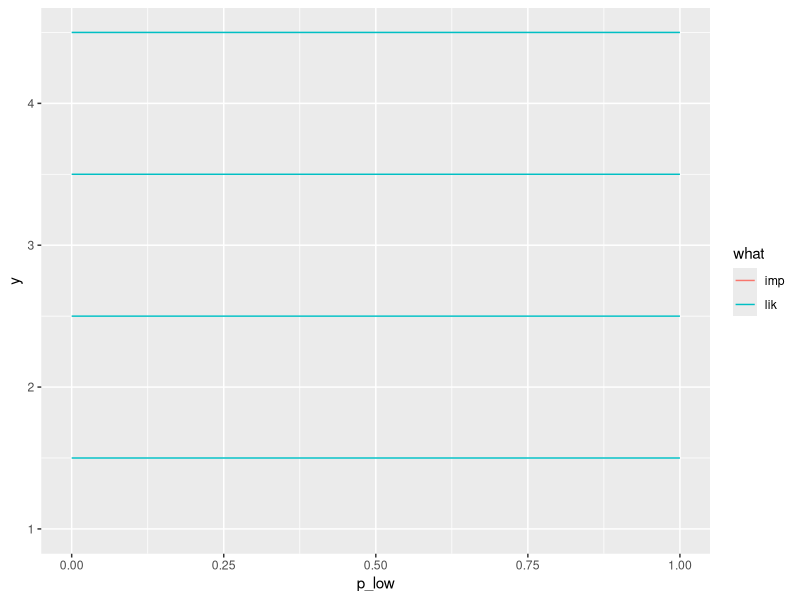
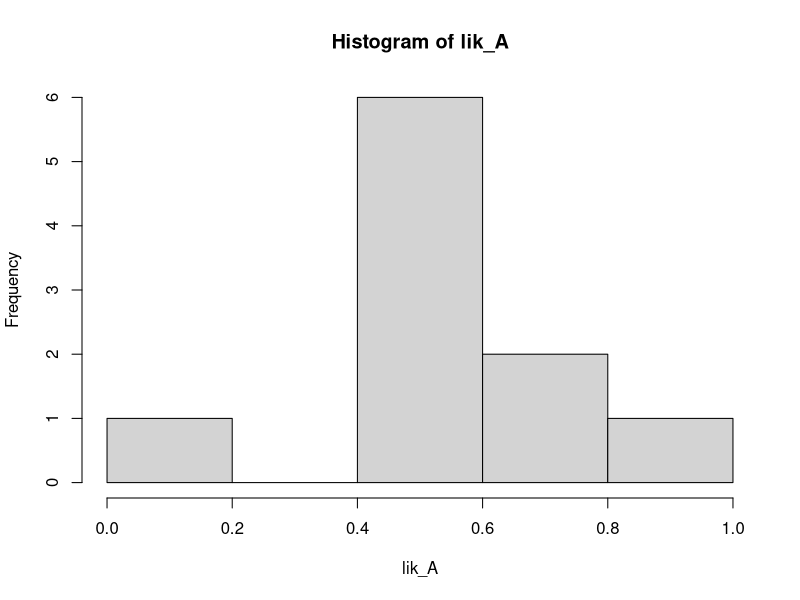
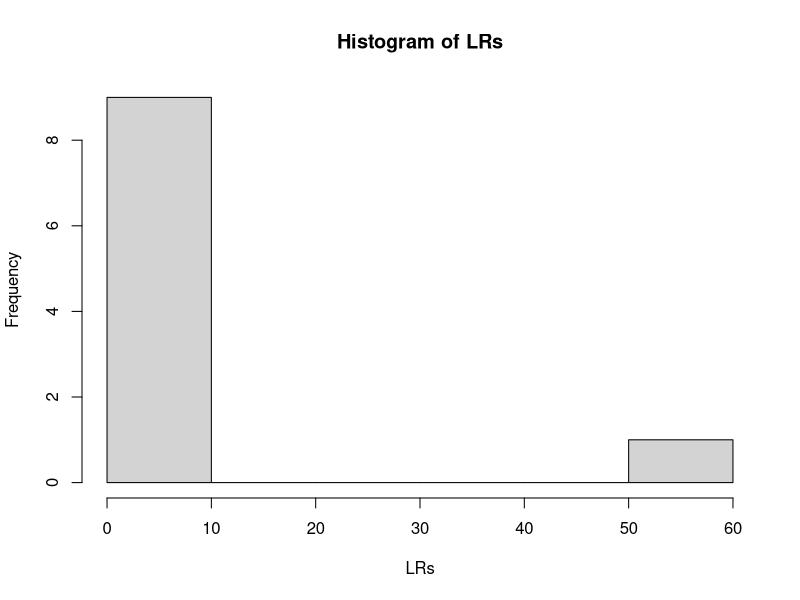

The R script that drew these images, in order:

doit <- function(i,a,b){
prior_A = 0.5
prior_A_imp = seq(0.01,0.99,by=0.01)

n = 20
#lik_A = runif(n)
#lik_notA = runif(n)
lik_A = rbeta(n,a,b)
lik_notA = rbeta(n,a,b)



#post_A = lik_A*prior_A / (lik_A*prior_A + lik_notA*(1-prior_A))
LRs = lik_A/lik_notA
#hist(log(LRs))

LR_prod = prod(LRs)
LR_range = range(LRs)

prior_odds = prior_A/(1-prior_A)
prior_odds_imp = prior_A_imp/(1-prior_A_imp)

# prior 0-100% update with LR that is the product of all studies
post_A_prod = 1/(1 + LR_prod^-1*prior_odds_imp^-1)
post_A_prod_range = range(post_A_prod)

# prior 50% update with lowest and highest LR 
post_A_range = 1/(1 + LR_range^-1*prior_odds^-1)


data.frame(p_low = c(post_A_prod_range[1],post_A_range[1]),
           p_high = c(post_A_prod_range[2],post_A_range[2]),
           what = c("imp","lik"),iter = i, y = i + c(0,0.5))

}

df <- do.call('rbind',lapply(1:4,function(i){doit(i,a=0.01,b=0.01)}))

library(ggplot2)
ggplot(df,aes(x=p_low,y=y,col=what)) + 
geom_segment(aes(xend=p_high,yend=y))


## likelihood ratio only
#  log(lik_evid_pos/lik_evid_neg)

  prior_A = 0.5
  prior_A_imp = seq(0.01,0.99,by=0.01)
  
  n = 10
  #a = 0.6
  #b = 0.6
  a = 5
  b = 5
  lik_A = rbeta(n,a,b)
  hist(lik_A)
  lik_notA = runif(n)
  #post_A = lik_A*prior_A / (lik_A*prior_A + lik_notA*(1-prior_A))
  LRs = lik_A/lik_notA
  hist(LRs)
  
  LR_prod = prod(LRs)
  LR_range = range(LRs)
  
  prior_odds = prior_A/(1-prior_A)
  prior_odds_imp = prior_A_imp/(1-prior_A_imp)
  
  # prior 0-100% update with LR that is the product of all studies
  post_A_prod = 1/(1 + LR_prod^-1*prior_odds_imp^-1)
  post_A_prod_range = range(post_A_prod)
  
  # prior 50% update with lowest and highest LR 
  post_A_range = 1/(1 + LR_range^-1*prior_odds^-1)
  
  post_A_prod_range
  post_A_range
  